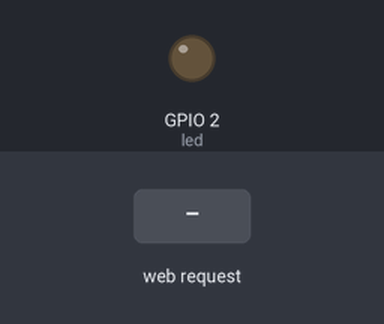
Simulated run of this sketch. Board: ESP32. Parts: output pins drawn as LEDs (lit = HIGH). The inputs (shaded band) are chosen by the test bench. WiFi joins after 1.5 s; servers stay silent unless stated; what the sketch prints to the serial monitor is not drawn.

Above: at 1.2 s.
1.3 s: HTTP request GET /on received
At 2.3 s:
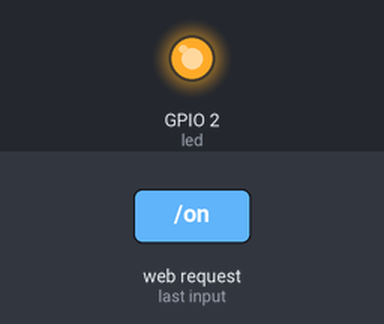
2.8 s: HTTP request GET /off received
At 3.5 s:
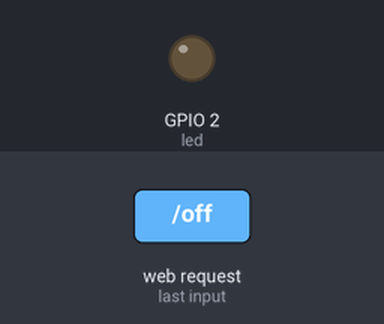
Timing chart, 0 to 5.8 s (numbered marks = the images above; inputs shaded):
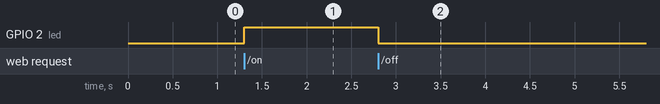

Measured:
- after the input at 1.3 s, GPIO 2 (led): LOW → HIGH at once
- after the input at 2.8 s, GPIO 2 (led): HIGH → LOW at once

The sketch:

arduino-server.ino
```cpp
#include <ESPmDNS.h>
#include <WebServer.h>

WebServer server(80);

#include "assets.h"

const int led = 2;
WiFiClient client;

int remain_time = 20 * 1000;

void sse_send_time_event() {
  if (client.connected())
    client.printf("event: time\ndata: %d\n\n", remain_time);
}

void setup() {
  Serial.begin(115200);
  pinMode(led, OUTPUT);

#if 1
  const char* ssid = "my board";
  const char* password = "12345679";
  if (!WiFi.softAP(ssid)) {
    log_e("Soft AP creation failed.");
    while (1)
      ;
  }
  IPAddress myIP = WiFi.softAPIP();
  Serial.print("AP IP address: ");
  Serial.println(myIP);
#else
  const char* ssid = "FORMSHOP";
  const char* password = "formshop";
  WiFi.mode(WIFI_STA);
  WiFi.begin(ssid, password);
  Serial.println("");
  // Wait for connection
  while (WiFi.status() != WL_CONNECTED) {
    delay(500);
    Serial.print(".");
  }
  Serial.println("");
  Serial.print("Connected to ");
  Serial.println(ssid);
  Serial.print("IP address: ");
  Serial.println(WiFi.localIP());
#endif

  if (MDNS.begin("esp32")) {
    Serial.println("MDNS responder started");
  }

  server.on("/", [] {
    server.send_P(200, "text/html", index_page, sizeof(index_page));
  });

  server.on("/on", [] {
    long time = server.arg(0).toInt();
    digitalWrite(led, HIGH);
    server.send(200, "text/plain", "OK");
  });

  server.on("/off", [] {
    digitalWrite(led, LOW);
    server.send(200, "text/plain", "OK");
  });

  server.on("/page2", [] {
    server.send_P(200, "text/html", page2_html, sizeof(page2_html));
  });

  server.on("/cat2.jpg", [] {
    server.send_P(200, "image/jpg", cat2_jpg, sizeof(cat2_jpg));
  });

  server.on("/events", [] {
    client = server.client();
    server.setContentLength(CONTENT_LENGTH_UNKNOWN);
    server.sendContent_P(
      "HTTP/1.1 200 OK\n"
      "Content-Type: text/event-stream;\n"
      "Connection: keep-alive\n"
      "\n");
  });

  server.onNotFound([] {
    server.send(404, "text/html", "<h1>Not Found</h1>");
  });

  server.begin();
}

void loop() {
  server.handleClient();

  unsigned long now = millis();
  static unsigned long last_send_time;
  if (now > last_send_time + 2000) {
    last_send_time = now;
    sse_send_time_event();
  }
}
```

Source omitted: assets.h (data table, 390772 bytes)
